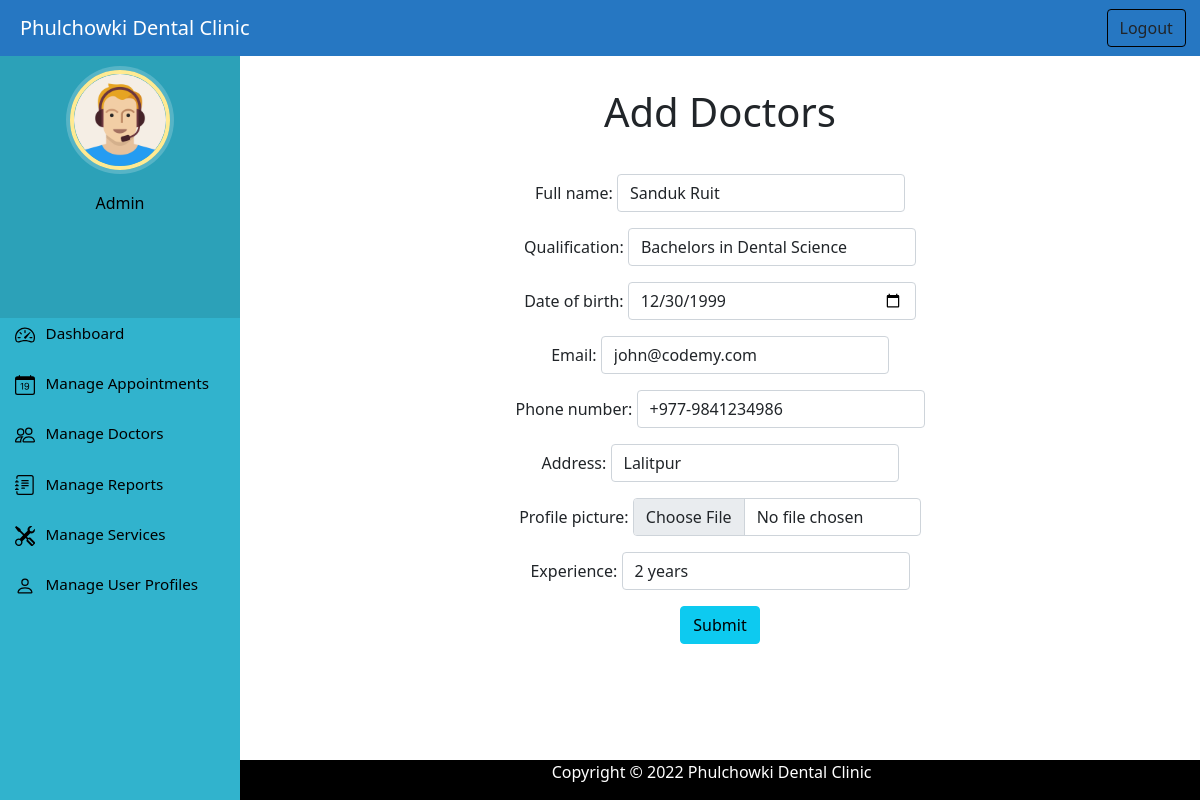
/update_doctor/11/ (signed in), run on the app's committed database.
### home/models.py (models this page shows, shortened)
class Doctor(models.Model):
    full_name = models.CharField(max_length=100)
    qualification = models.CharField(max_length=50)
    date_of_birth = models.DateField()
    email = models.EmailField(max_length=100)
    phone_number = models.CharField(max_length=15)
    address = models.CharField(max_length=50)
    profile_picture = models.ImageField(upload_to='profile_pic/doctor_profile_pic/',null=True,blank=True)
    experience = models.CharField(max_length=10, default="1 year")

### home/views.py (the view)
# urls.py: path('update_doctor/<int:pk>/', views.update_doctor,name='update_doctor'),
@login_required(login_url='/adminlogin')
@user_passes_test(is_admin)
def update_doctor(request, pk):
    doctor = Doctor.objects.get(id=pk)
    form = DoctorForm(instance=doctor)
    if request.method == "POST":
        form = DoctorForm(request.POST, request.FILES, instance=doctor)
        if form.is_valid():
            form.save()
            messages.success(request, 'Doctor updated successfully.')
            return HttpResponseRedirect('/admin_view_doctors')
    context = {'form': form}
    return render(request,'admin_add_doctors.html', context)

### home/forms.py
class DoctorForm(ModelForm):
    class Meta:
        model = Doctor
        fields =  ('full_name', 'qualification', 'date_of_birth', 'email', 'phone_number', 'address', 'profile_picture', 'experience')
        widgets = {
            'full_name': forms.TextInput(attrs={'class': 'form-control', 'placeholder': 'Full Name',}),
            'qualification': forms.TextInput(attrs={'class': 'form-control' , 'placeholder': 'Bachelors/Masters in Dental Science'}),
            'date_of_birth': forms.DateInput(attrs={'class': 'form-control','type': 'date', 'max': '2000-01-01'}),
            'email': forms.EmailInput(attrs={'class': 'form-control','type': 'email', 'placeholder': 'example@gmail.com'}),
            'phone_number': forms.TextInput(attrs={'class': 'form-control', 'placeholder': '+977-mobileNumber'}),
            'address': forms.TextInput(attrs={'class': 'form-control', 'placeholder': 'Street, City'}),
            'profile_picture': forms.FileInput(attrs={'class': 'form-control'}),
            'experience': forms.TextInput(attrs={'class': 'form-control', 'placeholder': '- years'}),
        }

### home/views.py (called while the page is built)
def is_admin(user):
    return user.groups.filter(name='ADMIN').exists()

### templates/admin_add_doctors.html (shortened to what this page needs)
{% extends 'adminbase.html' %}
{% load static %}
{% block content %}
<h1 class="text-center" style="margin-top: 40px;">Add Doctors</h1>
<div style="width: 60%; margin-left: 20%; margin-top: 4%; ">
    <form action="" method="POST" class="text-center" enctype="multipart/form-data">
        {{ form.as_p }}
        <button style="margin-bottom: 100px;" type="submit" value="Submit" class="btn btn-info" onclick="return confirm('Are you sure you want to submit?')">Submit</button>
        <br>
    </form>
</div>
{% endblock content %}

### static/css/dashboardstyle.css (style rules this page uses)
p { text-align: center; }
body { padding-left: 240px; color: black; }

### templates/admin_add_doctors.html (style rules this page uses)
.form-control { width: 50%; display: inline-block; }

### data on the page
Doctor: full_name "Sanduk Ruit", qualification "Bachelors in Dental Science", date_of_birth "12/30/1999", email "john@codemy.com", phone_number "+977-9841234986", address "Lalitpur", experience "2 years"
